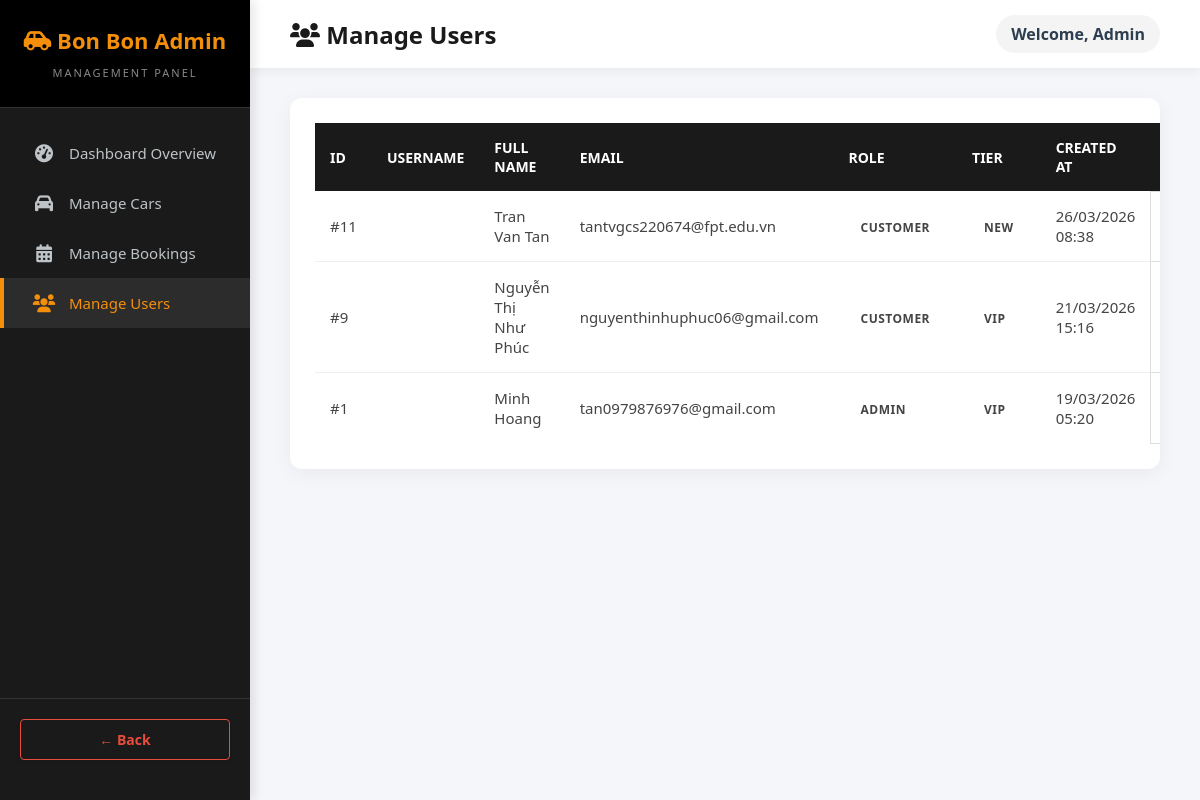
The page /index.php?action=admin_users (signed in) on the database its author committed.
### tables this page shows
CREATE TABLE `users` (
  `id` int(11) NOT NULL,
  `fullname` varchar(100) NOT NULL,
  `email` varchar(150) NOT NULL,
  `phone` varchar(20) NOT NULL,
  `password_hash` varchar(255) NOT NULL,
  `address` varchar(255) DEFAULT NULL,
  `avatar_url` varchar(255) DEFAULT NULL,
  `role` enum('admin','customer') DEFAULT 'customer',
  `is_active` tinyint(1) DEFAULT 0,
  `created_at` timestamp NOT NULL DEFAULT current_timestamp(),
  `updated_at` timestamp NOT NULL DEFAULT current_timestamp() ON UPDATE current_timestamp(),
  `membership_tier` enum('new','loyal','vip') DEFAULT 'new',
  `otp_code` varchar(6) DEFAULT NULL,
  `is_verified` tinyint(1) DEFAULT 0
);

### datafunctions/user_functions.php (called while the page is built, shortened)
<?php
function getAllUsers(PDO $db) {
    try {
        $stmt = $db->prepare("SELECT * FROM users ORDER BY id DESC");
        $stmt->execute();
        return $stmt->fetchAll(PDO::FETCH_ASSOC);
    } catch (PDOException $e) {
        die("Lỗi SQL: " . $e->getMessage());
    }
}

### views/admin/users_list.php (the view, shortened to what this page needs)
<!DOCTYPE html>
<html lang="en">
<head>
    <link href="https://cdnjs.cloudflare.com/ajax/libs/font-awesome/6.0.0/css/all.min.css" rel="stylesheet">
    <link rel="stylesheet" href="css/style.css">
</head>
<body>
    <div class="sidebar">
        <div class="sidebar-header">
            <h2><i class="fas fa-car-side"></i> Bon Bon Admin</h2>
            <span>Management Panel</span>
        </div>
        <div class="sidebar-nav">
            <a href="index.php?action=admin_dashboard"><i class="fas fa-tachometer-alt"></i> Dashboard Overview</a>
            <a href="index.php?action=admin_cars"><i class="fas fa-car"></i> Manage Cars</a>
            <a href="index.php?action=admin_bookings"><i class="fas fa-calendar-alt"></i> Manage Bookings</a>
            <a href="index.php?action=admin_users" class="active"><i class="fas fa-users"></i> Manage Users</a>
        </div>
        <div class="sidebar-footer">
            <a href="index.php?action=home" class="btn-back" onclick="if (window.history.length > 1) { event.preventDefault(); window.history.back(); }">&larr; Back</a>
        </div>
    </div>
    <div class="main-content">
        <div class="top-navbar">
            <h1><i class="fas fa-users"></i> Manage Users</h1>
            <div class="admin-profile">
                <span style="font-weight: bold; color: #2c3e50;">Welcome, <?= htmlspecialchars($_SESSION['user']['username'] ?? 'Admin') ?></span>
            </div>
        </div>
        <div class="content-body">
            <div class="table-container">
                <table>
                    <thead>
                        <tr>
                            <th>ID</th>
                            <th>Username</th>
                            <th>Full Name</th>
                            <th>Email</th>
                            <th>Role</th>
                            <th>Tier</th>
                            <th>Created At</th>
                            <th>Actions</th>
                        </tr>
                    </thead>
                    <tbody>
                        <?php if (empty($users)): ?>
                            <tr>
                                <td colspan="7" style="text-align: center; padding: 20px;">No users found.</td>
                            </tr>
                        <?php else: ?>
                            <?php foreach ($users as $user): ?>
                                <tr>
                                    <td>#<?= htmlspecialchars($user['id'] ?? '') ?></td>
                                    <td><strong><?= htmlspecialchars($user['username'] ?? '') ?></strong></td>
                                    <td><?= htmlspecialchars($user['fullname'] ?? '') ?></td>
                                    <td><?= htmlspecialchars($user['email'] ?? '') ?></td>
                                    <td>
                                        <span class="badge <?= ($user['role'] ?? '') === 'admin' ? 'bg-admin' : 'bg-customer' ?>">
                                            <?= ucfirst($user['role'] ?? '') ?>
                                        </span>
                                    </td>
                                    <td>
                                        <?php
                                        $tClass = 'bg-new';
                                        if (($user['membership_tier'] ?? '') == 'vip') $tClass = 'bg-vip';
                                        ?>
                                        <span class="badge <?= $tClass ?>">
                                            <?= ucfirst($user['membership_tier'] ?? '') ?>
                                        </span>
                                    </td>
                                    <td><?= date('d/m/Y H:i', strtotime($user['created_at'] ?? 'now')) ?></td>
                                    <td style="padding: 10px; border: 1px solid #ddd;">
                                    </td>
                                </tr>
                            <?php endforeach; ?>
                        <?php endif; ?>
                    </tbody>
                </table>
            </div>
        </div>
    </div>
</body>
</html>

### css/style.css (style rules this page uses)
body { font-family: "Segoe UI", Tahoma, Geneva, Verdana, sans-serif; background-color: #f4f6f8; margin: 0; color: #333; }
.btn-back { display: inline-flex; text-decoration: none; color: #fff; font-weight: 700; font-size: 14px; padding: 8px 16px; background: #1a1a1a; border: 1px solid #1a1a1a; border-radius: 6px; box-shadow: 0 2px 4px rgba(0, 0, 0, 0.05); transition: all 0.3s; margin-bottom: 20px; }
.badge { padding: 6px 12px; border-radius: 20px; font-size: 12px; font-weight: bold; text-transform: uppercase; letter-spacing: 0.5px; }
body { background-color: #f4f6f9; margin: 0; font-family: "Segoe UI", Tahoma, Geneva, Verdana, sans-serif; }
.sidebar { width: 250px; background-color: #1a1a1a; height: 100vh; position: fixed; top: 0; left: 0; color: #fff; display: flex; flex-direction: column; box-shadow: 4px 0 10px rgba(0, 0, 0, 0.1); z-index: 1000; }
.sidebar-header { padding: 25px 20px; background-color: #000; text-align: center; border-bottom: 1px solid #333; }
.sidebar-header h2 { color: #f48f0c; font-size: 22px; margin: 0 0 5px 0; font-weight: 800; }
.sidebar-header span { font-size: 11px; color: #888; text-transform: uppercase; letter-spacing: 2px; }
.sidebar-nav { flex-grow: 1; padding: 20px 0; overflow-y: auto; }
.sidebar-nav a { display: flex; align-items: center; padding: 15px 25px; color: #bdc3c7; text-decoration: none; transition: all 0.3s; border-left: 4px solid transparent; font-size: 15px; }
.sidebar-nav a:hover, .sidebar-nav a.active { background-color: #2c2c2c; color: #f48f0c; border-left-color: #f48f0c; }
.sidebar-nav a i { width: 30px; text-align: center; font-size: 18px; margin-right: 10px; }
.sidebar-footer { padding: 20px; border-top: 1px solid #333; text-align: center; }
.sidebar-footer .btn-back { color: #e74c3c; text-decoration: none; font-weight: bold; display: block; padding: 10px; border: 1px solid #e74c3c; border-radius: 4px; transition: all 0.3s; }
.main-content { margin-left: 250px; padding: 0; min-height: 100vh; }
.top-navbar { background-color: #fff; padding: 15px 40px; box-shadow: 0 4px 10px rgba(0, 0, 0, 0.05); display: flex; justify-content: space-between; align-items: center; }
.top-navbar h1 { font-size: 24px; color: #1a1a1a; margin: 0; font-weight: 700; }
.admin-profile { color: #1a1a1a; font-weight: 600; padding: 8px 15px; background: #f4f4f4; border-radius: 20px; }
.content-body { padding: 30px 40px; }
.table-container { background: #fff; border-radius: 12px; box-shadow: 0 5px 20px rgba(0, 0, 0, 0.05); padding: 25px; overflow-x: auto; }
table { width: 100%; border-collapse: collapse; }
table thead { background-color: #1a1a1a; color: #fff; }
table th { padding: 15px; text-align: left; font-weight: 600; font-size: 14px; text-transform: uppercase; }
table td { padding: 15px; border-bottom: 1px solid #eee; color: #444; font-size: 15px; vertical-align: middle; }
table tr:last-child td { border-bottom: none; }

### rows shown on the page
users: id "11", fullname "Tran Van Tan", email "tantvgcs220674@fpt.edu.vn", role "CUSTOMER", membership_tier "NEW", created_at "26/03/2026 08:38"
users: id "9", fullname "Nguyễn Thị Như Phúc", email "nguyenthinhuphuc06@gmail.com", role "CUSTOMER", membership_tier "VIP", created_at "21/03/2026 15:16"
users: id "1", fullname "Minh Hoang", email "tan0979876976@gmail.com", role "ADMIN", membership_tier "VIP", created_at "19/03/2026 05:20"

### other values the page prints
$_SESSION['user']['username'] "Admin"
